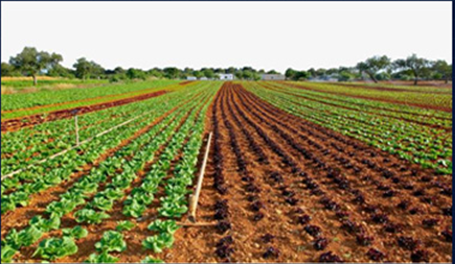
//> input picture UI/src/assets/0001.jpg, 455 x 264 px, given in place of the camera
$ ./intrusion_detection   (built with g++ and OpenCV 4)
//> lines starting //> are read from the running program, lines starting //| are printed output that depends on the picture
//> further down, frame is the input picture: 264 rows x 455 cols, CV_8UC3; mean B, G, R 96, 135.6, 145.9
#include <opencv2/opencv.hpp>
#include <opencv2/highgui/highgui.hpp>
#include <opencv2/core/core.hpp>
#include <opencv2/imgproc/imgproc.hpp>
#include <stdlib.h>
#include <unistd.h>

static const std::string base64_chars =
    "ABCDEFGHIJKLMNOPQRSTUVWXYZ" "abcdefghijklmnopqrstuvwxyz" "0123456789+/";

// [106 lines left out: functions is_base64, base64_encode, base64_decode, not called in this run]

char mqtt_cmd[] = "mosquitto_pub -d -h 192.168.0.11 -t /sensor/data -m '{\"serialNumber\":\"SN-0002\",\"intrusion_pic\": \"%s\",\"intrusion_count_v\": 1}'";
int data_send = 0;

cv::Mat MoveDetect(cv::Mat temp, cv::Mat frame)
{
	cv::Mat result = frame.clone();
	cv::resize(result, result, cv::Size(120, 100));
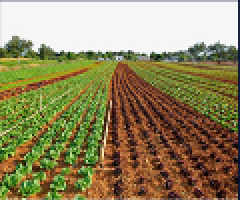
//> result: 100 rows x 120 cols, CV_8UC3 (shown 2 times larger); mean B, G, R 96.2, 135.9, 146.2

	//1.将background和frame转为灰度图
	cv::Mat gray1, gray2;
	cv::cvtColor(temp, gray1, CV_BGR2GRAY);
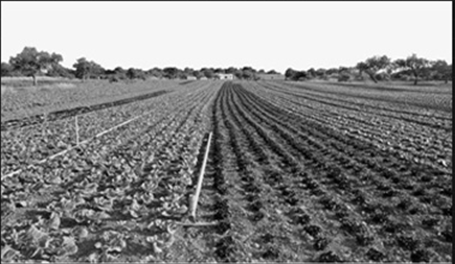
//> gray1: 264 rows x 455 cols, CV_8UC1; min 0, max 255, mean 134.2
	cv::cvtColor(frame, gray2, CV_BGR2GRAY);

	//2.将background和frame做差
	cv::Mat diff;
	cv::absdiff(gray1, gray2, diff);
//> diff: 264 rows x 455 cols, CV_8UC1; every value is 0
	//cv::imshow("diff", diff);

	//3.对差值图diff_thresh进行阈值化处理
	cv::Mat diff_thresh;
	cv::threshold(diff, diff_thresh, 50, 255, CV_THRESH_BINARY);
	//cv::imshow("diff_thresh", diff_thresh);

	//4.腐蚀
	cv::Mat kernel_erode =
	    getStructuringElement(cv::MORPH_RECT, cv::Size(3, 3));
	cv::Mat kernel_dilate =
	    getStructuringElement(cv::MORPH_RECT, cv::Size(18, 18));
	cv::erode(diff_thresh, diff_thresh, kernel_erode);
	//cv::imshow("erode", diff_thresh);

	//5.膨胀
	cv::dilate(diff_thresh, diff_thresh, kernel_dilate);
	//cv::imshow("dilate", diff_thresh);

	//6.查找轮廓并绘制轮廓
	std::vector < std::vector < cv::Point > >contours;
	cv::findContours(diff_thresh, contours, CV_RETR_EXTERNAL,
			 CV_CHAIN_APPROX_NONE);
//> contours = 0 contours
	cv::drawContours(result, contours, -1, cv::Scalar(0, 0, 255), 2);

	//在result上绘制轮廓
	//7.查找正外接矩形
	std::vector < cv::Rect > boundRect(contours.size());
	for (unsigned i = 0; i < contours.size(); i++) {
		boundRect[i] = boundingRect(contours[i]);
		rectangle(result, boundRect[i], cv::Scalar(0, 255, 0), 2);
	}
//> this loop made 0 passes

	char buffer[1024*1024];
	if (0 < contours.size()) {
		std::vector<uchar> buf;
		cv::imencode(".jpg", result, buf);
		uchar *enc_msg = new uchar[buf.size()];
		for(int i=0; i < buf.size(); i++){
			enc_msg[i] = buf[i];
		}
		std::string encoded = base64_encode(enc_msg, buf.size());
		char *encoded_img = const_cast<char*>(encoded.c_str());
		sprintf(buffer, mqtt_cmd, encoded_img);
#if DEBUG
		std::cout<<buffer<<std::endl;
#endif
		if(data_send % 4 == 0) {
			system(buffer);
			sleep(1);
		}
		data_send++;
	}
	return result;
}

int main()
{
	cv::VideoCapture cap;
	if (!cap.open(0)) {
		std::cerr << "Cannot open the camera!" << std::endl;
		return -1;
	}
	cv::Mat frame;
	cv::Mat temp;
	cv::Mat result;
	int i = 0;
	while (1) {
		cap >> frame;
		if (frame.empty()) {
			std::cout << "frame is empty!" << std::endl;
			break;
		}
		if (i == 0) {
			result = MoveDetect(frame, frame);
		} else {
			result = MoveDetect(temp, frame);
		}
#if DEBUG
		cv::imshow("result", result);
		if (cv::waitKey(10) == 27) {
			std::cout << "exit" << std::endl;
			break;
		}
#endif
		temp = frame.clone();
		i++;
	}
	cap.release();
	cv::destroyAllWindows();
	return 0;
}
